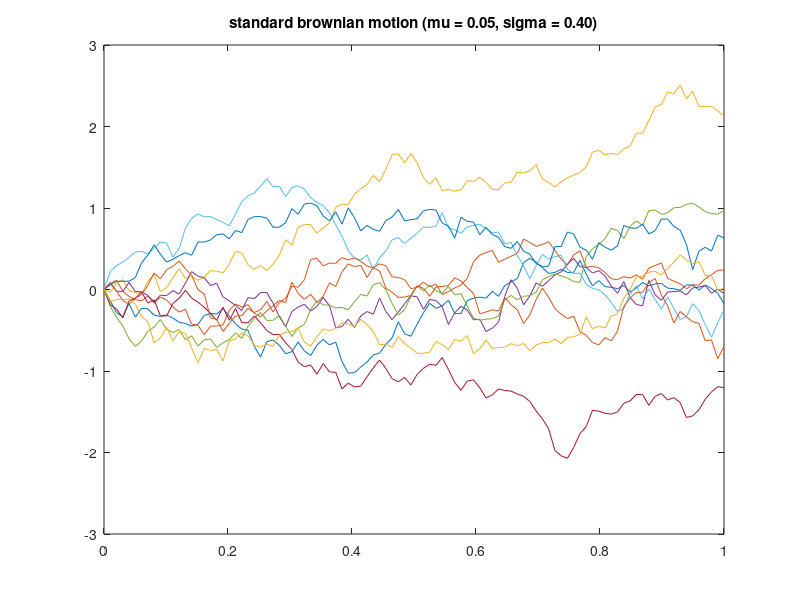
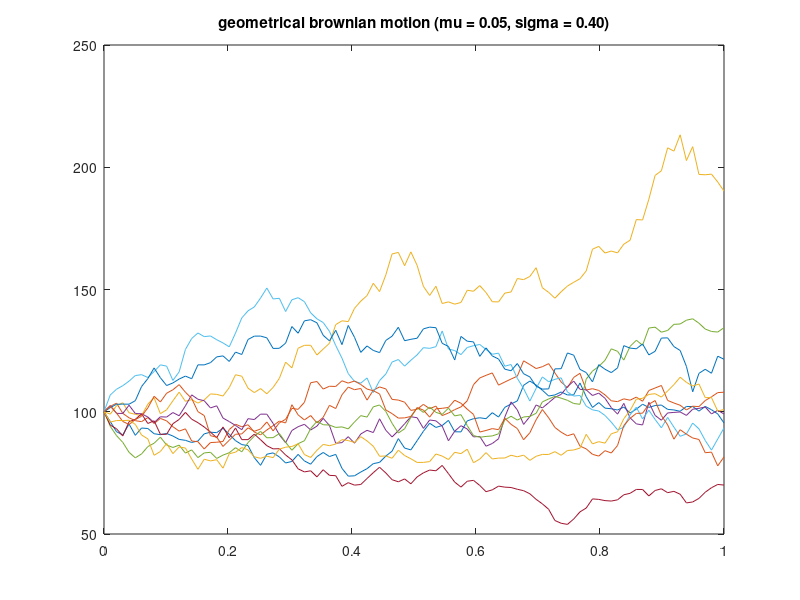
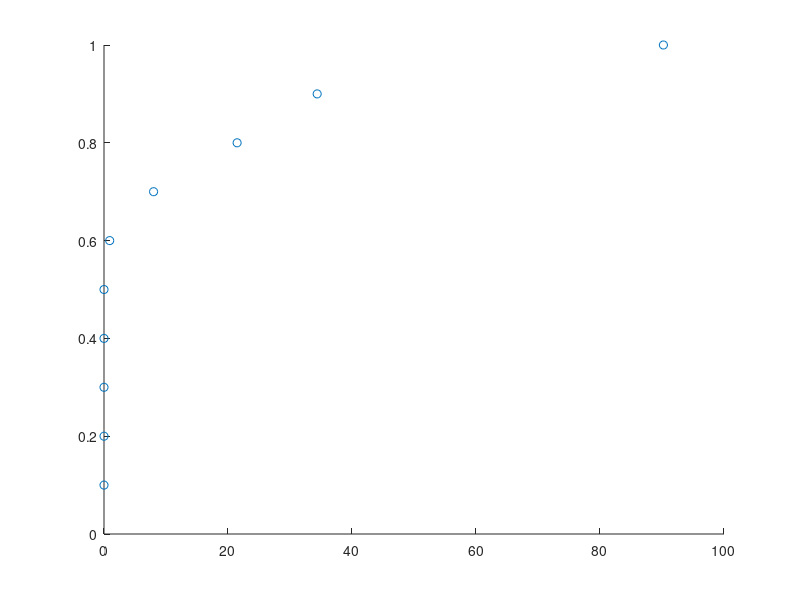

Write the MATLAB code that produced these figures, in order. (Note: this script raises an error after producing the figures.)
close all
%% Applied conic finance: Example 5.3
%------------------------------------
N = 10;                     %number of simulation runs
K = 100;                    %strike
T = 1;                      %maturity
n = 100;                    %number of timesteps
t = linspace(0,T,n);        %time matrix
t = repmat(t,N,1);
r = 0.01;                   %risk free interest
mu = 0.05;                  %trend 
sigma = 0.30;               %volatility
stock_0 = K;                %initial stock price ATM option
dW = normrnd(0,sqrt(T/n),[N,n-1]);%brownian motion increments
W = cumsum(dW,2);           %standard brownian motion
W = cat(2,zeros(N,1),W);
figure()
for i=1:N
    plot(t(i,:),W(i,:))
    hold on
end 
title('standard brownian motion (mu = 0.05, sigma = 0.40)')
hold off
%geometric brownian motion stocks
stocks = stock_0*exp((mu-sigma^2/2)*t+sigma*W);
figure()
for i=1:N
    plot(t(i,:),stocks(i,:))
    hold on
end
title('geometrical brownian motion (mu = 0.05, sigma = 0.40)')
hold off
%pay off function
pay_off = max(0,stocks(:,n)-K);
pay_off_sort = sort(pay_off);
prob = 1/N*ones(1,N);
%cdf
cdf = cumsum(prob);
figure()
scatter(pay_off_sort,cdf)
hold on
%distorted cdf
lambda = 0.25; %distortion param.
dist_cdf = MinMaxVar(cumsum(prob),lambda);
scatter(pay_off_sort,dist_cdf,'r')
%axis([0,max(pay_off),0,1])
hold off
%distorted prob 
prob_bid = zeros(1,N);
for i=1:N
    prob_bid(i) = distortion(i/N,'MinMaxVar',lambda)- distortion((i-1)/N,'MinMaxVar',lambda);
end
prob_ask = zeros(1,N);
for i=1:N
    prob_ask(i) = distortion((N-i+1)/N,'MinMaxVar',lambda)- distortion((N-i)/N,'MinMaxVar',lambda);
end
%price
P = exp(-r*T)*mean(pay_off);
P_bid = exp(-r*T)*sum(prob_bid*pay_off_sort);
P_ask = exp(-r*T)*sum(prob_ask*pay_off_sort);
